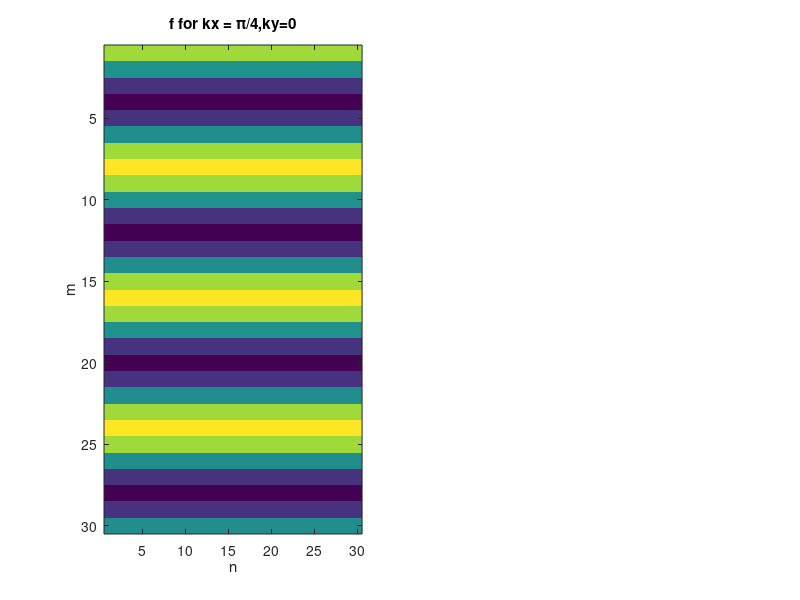

MATLAB code for this plot: (Note: this script raises an error after producing the figure.)
M = 1:30;
N = 1:30;
[m,n] = meshgrid(M,N)
kx = pi/4
ky = 0
z = cos(ky*m + kx*n);
figure(1)
subplot(121)
imagesc(z)
title('f for kx = π/4,ky=0')
xlabel('n')
ylabel('m')

Z = myDFT2(z)
Z1 = fft2(z)
subplot(122)
kX = ([0:length(N)-1]/length(N)*2*pi)
kY = ([0:length(M)-1]/length(M)*2*pi)
imagesc(kX,kY,abs((Z)))
title('DFT for f for kx = π/4,ky=0')
xlabel('kx')
ylabel('ky')


kx = 0
ky = pi/4
z = cos(ky*m + kx*n);
figure(2)
subplot(121)
imagesc(z)
title('f for kx = 0,ky=π/4')
xlabel('n')
ylabel('m')

Z = myDFT2(z)
Z1 = fft2(z)
subplot(122)
kX = ([0:length(N)-1]/length(N)*2*pi)
kY = ([0:length(M)-1]/length(M)*2*pi)
imagesc(kX,kY,abs((Z)))

title('DFT for f for kx = 0,ky=π/4')
xlabel('kx')
ylabel('ky')

kx = pi/4
ky = pi/4
z = cos(ky*m + kx*n);
figure(3)
subplot(121)
imagesc(z)
title(' f for kx = π/4,ky=π/4')
xlabel('n')
ylabel('m')

Z = myDFT2(z)
Z1 = fft2(z)
subplot(122)
kX = ([0:length(N)-1]/length(N)*2*pi)
kY = ([0:length(M)-1]/length(M)*2*pi)
imagesc(kX,kY,abs((Z)))

title('DFT for f for kx = π/4,ky=π/4')
xlabel('kx')
ylabel('ky')

kx = pi/4
ky = -pi/4
z = cos(ky*m + kx*n);
figure(4)
subplot(121)
imagesc(z)
title('f for kx = π/4,ky=-π/4')
xlabel('n')
ylabel('m')

Z = myDFT2(z)
Z1 = fft2(z)
subplot(122)
kX = ([0:length(N)-1]/length(N)*2*pi)
kY = ([0:length(M)-1]/length(M)*2*pi)
imagesc(kX,kY,abs((Z)))

title('DFT for f for kx = π/4,ky=-π/4')
xlabel('kx')
ylabel('ky')
